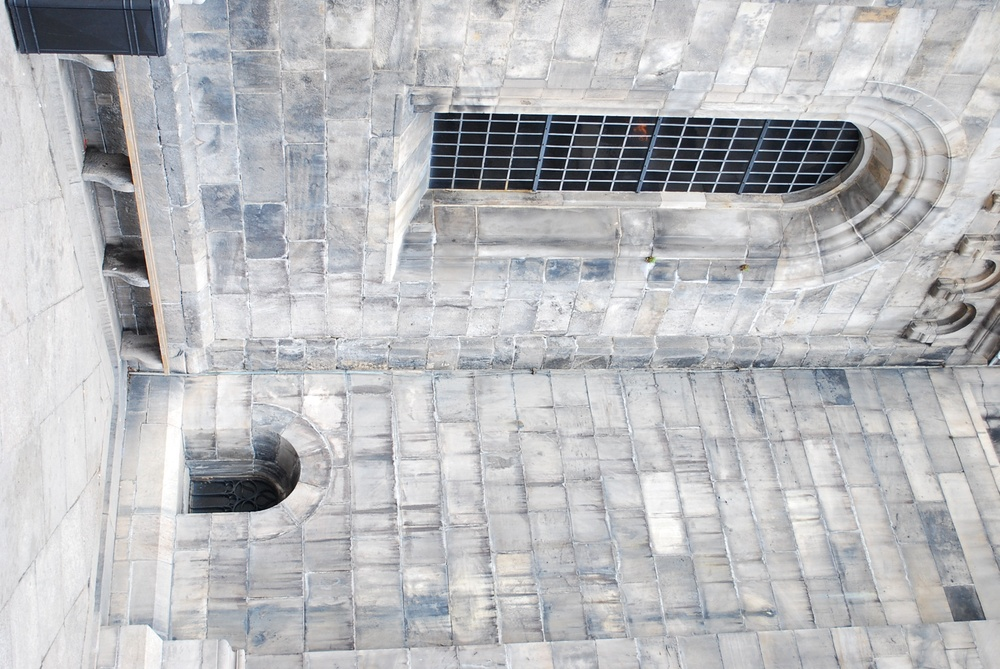
%> input picture project/data/2/DSC_0025.JPG, 1000 x 669 px, shrunk from 1936 x 1296 before the run
$ octave main.m   (GNU Octave 9; MATLAB toolbox functions it lacks are replaced by stand-ins)
%> lines starting %> are read from the running program, lines starting %| are printed output that depends on the picture
### project/data/get_dataset_info.m
% -*- Octave -*-

% Datasets 1-5 are relatively easy, since they have little lens distortion and
% no dominant scene plane. You should get reasonably good reconstructions for
% these datasets using RANSAC to estimate E only (CE2 in assignment 4).

% Datasets 6-9 are much more difficult, since the scene is dominated by a near
% planar structure. Also the lens distortion is larger for the used camera,
% hence feel free to adjust the pixel_threshold if necessary.

function [K, img_names, init_pair, pixel_threshold] = get_dataset_info(dataset)
  if dataset == 1
    img_names = {"data/1/kronan1.JPG", "data/1/kronan2.JPG"};
    im_width = 1936; im_height = 1296;
    focal_length_35mm = 45.0; % from the EXIF data
    init_pair = [1, 2];
    pixel_threshold = 1.0;
  elseif dataset == 2
    % Corner of a courtyard
    img_names = {"data/2/DSC_0025.JPG", "data/2/DSC_0026.JPG", "data/2/DSC_0027.JPG", "data/2/DSC_0028.JPG", "data/2/DSC_0029.JPG", ...
                 "data/2/DSC_0030.JPG", "data/2/DSC_0031.JPG", "data/2/DSC_0032.JPG", "data/2/DSC_0033.JPG"};
    im_width = 1936; im_height = 1296;
    focal_length_35mm = 43.0; % from the EXIF data
    init_pair = [1, 9];
    pixel_threshold = 1.0;
  elseif dataset == 3
    % Smaller gate of a cathetral
    img_names = {"data/3/DSC_0001.JPG", "data/3/DSC_0002.JPG", "data/3/DSC_0003.JPG", "data/3/DSC_0004.JPG", "data/3/DSC_0005.JPG", ...
                 "data/3/DSC_0006.JPG", "data/3/DSC_0007.JPG", "data/3/DSC_0008.JPG", "data/3/DSC_0009.JPG", "data/3/DSC_0010.JPG", ...
                 "data/3/DSC_0011.JPG", "data/3/DSC_0012.JPG"};
    im_width = 1936; im_height = 1296;
    focal_length_35mm = 43.0; % from the EXIF data
    init_pair = [5, 8];
    pixel_threshold = 1.0;
  elseif dataset == 4
    % Fountain
    img_names = {"data/4/DSC_0480.JPG", "data/4/DSC_0481.JPG", "data/4/DSC_0482.JPG", "data/4/DSC_0483.JPG", "data/4/DSC_0484.JPG", ...
                 "data/4/DSC_0485.JPG", "data/4/DSC_0486.JPG", "data/4/DSC_0487.JPG", "data/4/DSC_0488.JPG", "data/4/DSC_0489.JPG", ...
                 "data/4/DSC_0490.JPG", "data/4/DSC_0491.JPG", "data/4/DSC_0492.JPG", "data/4/DSC_0493.JPG"};
    im_width = 1936; im_height = 1296;
    focal_length_35mm = 43.0; % from the EXIF data
    init_pair = [5, 10];
    pixel_threshold = 1.0;
  elseif dataset == 5
    % Golden statue
    img_names = {"data/5/DSC_0336.JPG", "data/5/DSC_0337.JPG", "data/5/DSC_0338.JPG", "data/5/DSC_0339.JPG", "data/5/DSC_0340.JPG", ...
                 "data/5/DSC_0341.JPG", "data/5/DSC_0342.JPG", "data/5/DSC_0343.JPG", "data/5/DSC_0344.JPG", "data/5/DSC_0345.JPG"};
    im_width = 1936; im_height = 1296;
    focal_length_35mm = 45.0; % from the EXIF data
    init_pair = [3, 7];
    pixel_threshold = 1.0;
  elseif dataset == 6
    % Detail of the Landhaus in Graz.
    img_names = {"data/6/DSCN2115.JPG", "data/6/DSCN2116.JPG", "data/6/DSCN2117.JPG", "data/6/DSCN2118.JPG", "data/6/DSCN2119.JPG", ...
                 "data/6/DSCN2120.JPG", "data/6/DSCN2121.JPG", "data/6/DSCN2122.JPG"};
    im_width = 2272; im_height = 1704;
    focal_length_35mm = 38.0; % from the EXIF data
    init_pair = [2, 4];
    pixel_threshold = 1.0;
  elseif dataset == 7
    % Building in Heidelberg.
    img_names = {"data/7/DSCN7409.JPG", "data/7/DSCN7410.JPG", "data/7/DSCN7411.JPG", ...
                 "data/7/DSCN7412.JPG", "data/7/DSCN7413.JPG", "data/7/DSCN7414.JPG", "data/7/DSCN7415.JPG"};
    im_width = 2272; im_height = 1704;
    focal_length_35mm = 38.0; % from the EXIF data
    init_pair = [1, 7];
    pixel_threshold = 1.0;
  elseif dataset == -8
    % Roman building in Trier
    img_names = {"data/8/DSCN7225.JPG", "data/8/DSCN7226.JPG", "data/8/DSCN7227.JPG", "data/8/DSCN7228.JPG", "data/8/DSCN7229.JPG", ...
                 "data/8/DSCN7230.JPG", "data/8/DSCN7231.JPG", "data/8/DSCN7232.JPG", "data/8/DSCN7233.JPG", "data/8/DSCN7234.JPG"};
    im_width = 2272; im_height = 1704;
    focal_length_35mm = 38.0; % from the EXIF data
    init_pair = [4, 5];
    pixel_threshold = 1.0;
  elseif dataset == 8
    % Relief
    img_names = {"data/8/DSCN5540.JPG", "data/8/DSCN5541.JPG", "data/8/DSCN5542.JPG", "data/8/DSCN5543.JPG", "data/8/DSCN5544.JPG", "data/8/DSCN5545.JPG",...
                 "data/8/DSCN5546.JPG", "data/8/DSCN5547.JPG", "data/8/DSCN5548.JPG", "data/8/DSCN5549.JPG", "data/8/DSCN5550.JPG"};
    im_width = 2272; im_height = 1704;
    focal_length_35mm = 38.0; % from the EXIF data
    init_pair = [4, 7];
    pixel_threshold = 1.0;
  elseif dataset == 9
    % Triceratops model on a poster.
    img_names = {"data/9/DSCN5184.JPG", "data/9/DSCN5185.JPG", "data/9/DSCN5186.JPG", "data/9/DSCN5187.JPG", "data/9/DSCN5188.JPG", ...
                 "data/9/DSCN5189.JPG", "data/9/DSCN5191.JPG", "data/9/DSCN5192.JPG", "data/9/DSCN5193.JPG"};
    im_width = 2272; im_height = 1704;
    focal_length_35mm = 38.0; % from the EXIF data
    init_pair = [4, 6];
    pixel_threshold = 1.0;
  elseif dataset == 10
    % Add your optional datasets...
  end

  focal_length = max(im_width, im_height) * focal_length_35mm / 35.0;
  disp("Focal length: ");
  disp(focal_length);

  K = [focal_length 0 im_width/2; 0 focal_length im_height/2; 0 0 1];
  disp("Intrinsic matrix K: ");
  disp(K);
end

### project/main.m
% this file contains the experimental version
% of the function "run_sfm(dataset)"

%% Project init
% clear environment
close all;
clc;
clear;

% debugging flag
debug_mode = true;

addpath data/;

% load vlfeat library (replace the parameter with your
% path to vl_setup.m file in vlfeat library folder)
run("/home/lucamodica/Documents/MATLAB/vlfeat-0.9.21/toolbox/vl_setup.m");
%> (this line was passed over: vl_setup is not available in this run)

% setting a fixed random seed (especially for debugging purposes)
if debug_mode
    rng(42);
end

% retrieve and return information of the selected dataset
% (replace the get_dataset_info parameter with the number
% of the dataset)
dataset = 2;
[K, img_names, init_pair, pixel_threshold] = get_dataset_info(dataset);
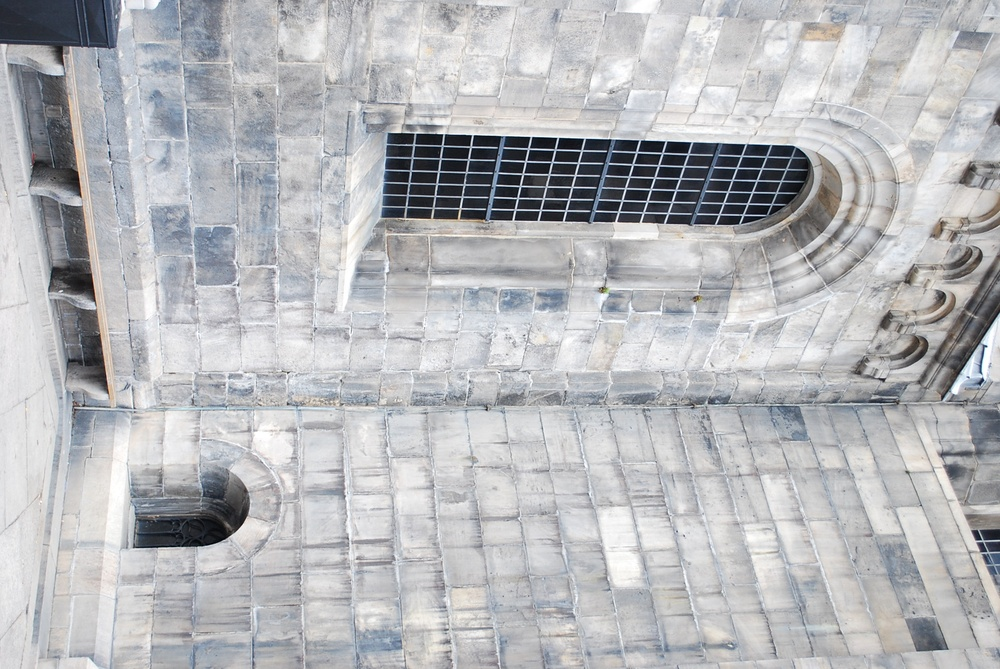
%> input picture project/data/2/DSC_0026.JPG, 1000 x 669 px, shrunk from 1936 x 1296 before the run
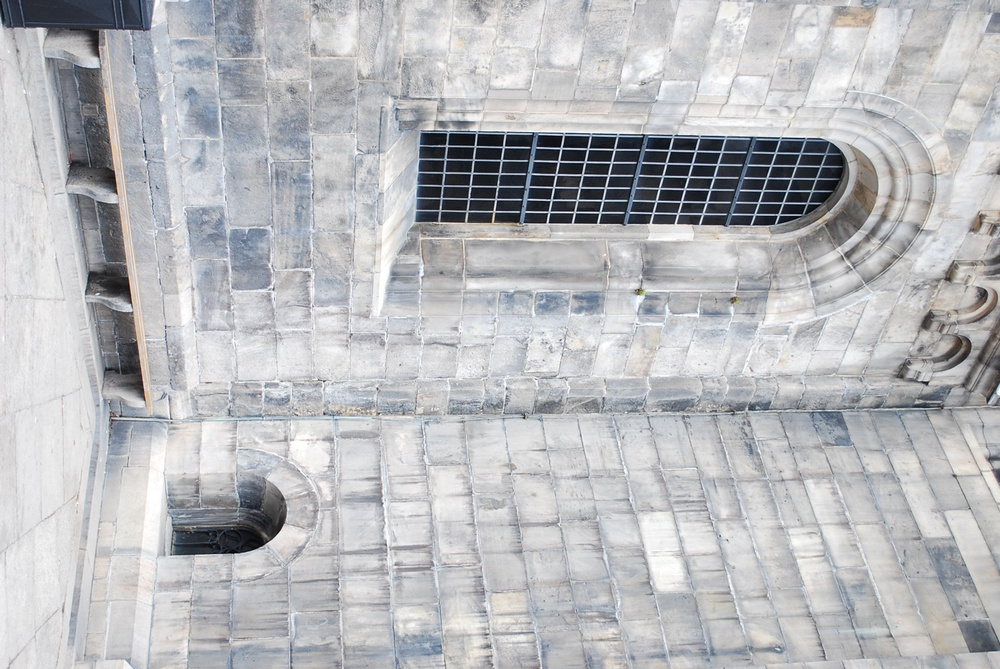
%> input picture project/data/2/DSC_0027.JPG, 1000 x 669 px, shrunk from 1936 x 1296 before the run
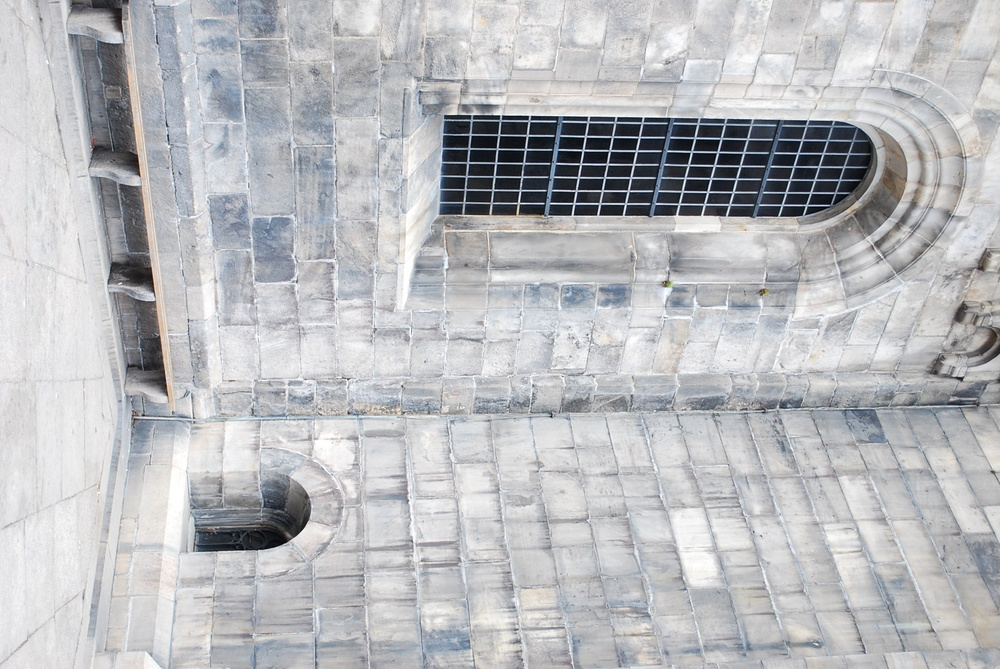
%> input picture project/data/2/DSC_0028.JPG, 1000 x 669 px, shrunk from 1936 x 1296 before the run
%> (the run ends here)
